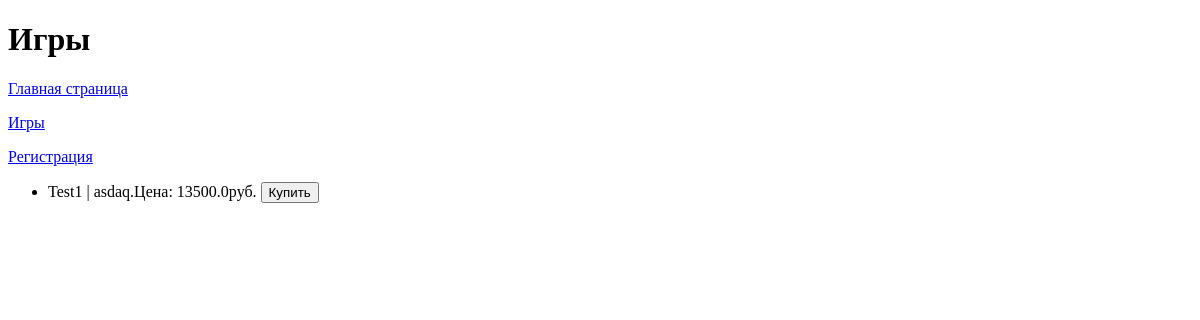
The page /game/ on the database as committed earlier.
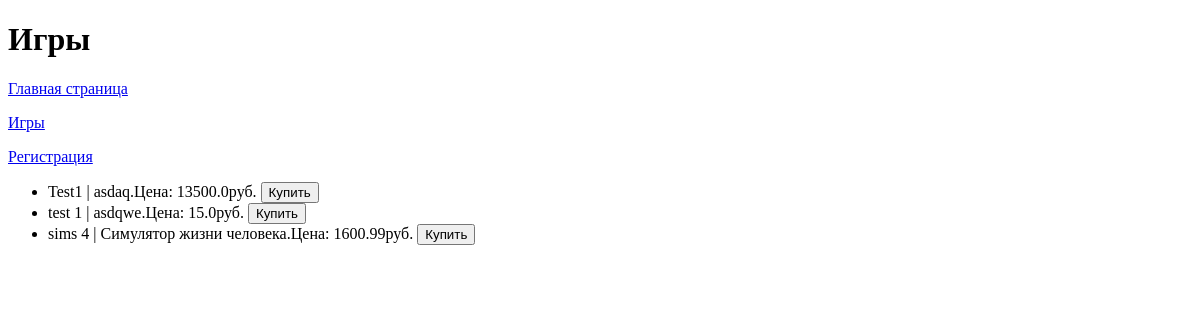
The same page on the database as committed later.
### models.py (models this page shows, shortened)
class Game(Base):
    __tablename__ = 'games'
    id = Column(Integer, primary_key=True, index=True)
    title = Column(String)
    description = Column(String)
    age_limited = Column(Boolean, default=False)
    cost = Column(Float)
    size = Column(Float)
    slug = Column(String, unique=True, index=True)
    users = relationship("User", secondary="gameusers", back_populates='games')

### routers/games.py (the view)
@router.get('/')
async def home(request: Request, db: Annotated[Session, Depends(get_db)]) -> HTMLResponse:
    game = db.scalars(select(Game)).all()
    return templates.TemplateResponse('games.html', {'request': request, 'games': game})

### templates/games.html (shortened to what this page needs)
<!DOCTYPE html>
<html lang="en">
<head>
</head>
<body>
<header>
    <h1> Игры </h1>
</header>
<nav>
    {% block navigation %}
    <p>
        <a href="/">Главная страница</a>
    </p>
    <p>
        <a href="/game">Игры</a>
    </p>
    <p>
        <a href="/user">Регистрация</a>
    </p>
    {% endblock %}
</nav>
<main class="container-fluid">
    {% block content %}
    <div class="card">
        <ul class="list-group list-group-flush">
            {% for game in games %}
            <li class="list-group-item">
                <a>{{ game.title }} | {{ game.description }}.Цена: {{ game.cost }}руб.</a>
                <button> Купить</button>
            </li>
            {%endfor%}
        </ul>
    </div>
    {% endblock %}
</main>
</body>
</html>

Rows that differ between the two databases and show on the page:
added Game: title "test 1", description "asdqwe", cost "15.0"
added Game: title "sims 4", description "Симулятор жизни человека", cost "1600.99"
